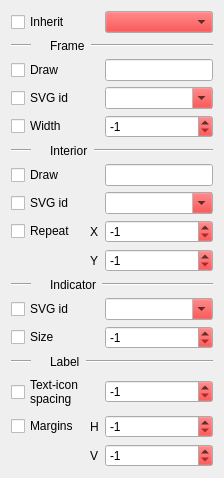
      <widget class="QWidget" name="shapePage">
       <property name="palette">
        <palette>
         <active>
          <colorrole role="Button">
           <brush brushstyle="SolidPattern">
            <color alpha="255">
             <red>255</red>
             <green>0</green>
             <blue>0</blue>
            </color>
           </brush>
          </colorrole>
         </active>
         <inactive>
          <colorrole role="Button">
           <brush brushstyle="SolidPattern">
            <color alpha="255">
             <red>255</red>
             <green>0</green>
             <blue>0</blue>
            </color>
           </brush>
          </colorrole>
         </inactive>
         <disabled>
          <colorrole role="Button">
           <brush brushstyle="SolidPattern">
            <color alpha="255">
             <red>255</red>
             <green>0</green>
             <blue>0</blue>
            </color>
           </brush>
          </colorrole>
         </disabled>
        </palette>
       </property>
       <attribute name="icon">
        <iconset resource="ThemeBuilderUIBase.qrc">
         <normaloff>:/icon/pixmaps/widget.png</normaloff>:/icon/pixmaps/widget.png</iconset>
       </attribute>
       <attribute name="title">
        <string>Shape</string>
       </attribute>
       <layout class="QGridLayout" name="gridLayout_7">
        <item row="4" column="2">
         <widget class="QComboBox" name="frameIdCombo">
          <property name="sizePolicy">
           <sizepolicy hsizetype="Minimum" vsizetype="Fixed">
            <horstretch>0</horstretch>
            <verstretch>0</verstretch>
           </sizepolicy>
          </property>
          <property name="editable">
           <bool>true</bool>
          </property>
          <property name="insertPolicy">
           <enum>QComboBox::InsertAlphabetically</enum>
          </property>
         </widget>
        </item>
        <item row="22" column="0">
         <widget class="QCheckBox" name="labelSpacingCb">
          <property name="text">
           <string>Text-icon
spacing</string>
          </property>
          <property name="tristate">
           <bool>true</bool>
          </property>
         </widget>
        </item>
        <item row="23" column="1">
         <widget class="QLabel" name="label">
          <property name="sizePolicy">
           <sizepolicy hsizetype="Maximum" vsizetype="Preferred">
            <horstretch>0</horstretch>
            <verstretch>0</verstretch>
           </sizepolicy>
          </property>
          <property name="text">
           <string>H</string>
          </property>
         </widget>
        </item>
        <item row="3" column="0">
         <widget class="QCheckBox" name="frameCb">
          <property name="text">
           <string>Draw</string>
          </property>
          <property name="tristate">
           <bool>true</bool>
          </property>
         </widget>
        </item>
        <item row="5" column="0">
         <widget class="QCheckBox" name="frameWidthCb">
          <property name="text">
           <string>Width</string>
          </property>
          <property name="tristate">
           <bool>true</bool>
          </property>
         </widget>
        </item>
        <item row="8" column="0">
         <widget class="QCheckBox" name="interiorIdCb">
          <property name="text">
           <string>SVG id</string>
          </property>
          <property name="tristate">
           <bool>true</bool>
          </property>
         </widget>
        </item>
        <item row="8" column="2">
         <widget class="QComboBox" name="interiorIdCombo">
          <property name="sizePolicy">
           <sizepolicy hsizetype="Minimum" vsizetype="Fixed">
            <horstretch>0</horstretch>
            <verstretch>0</verstretch>
           </sizepolicy>
          </property>
          <property name="editable">
           <bool>true</bool>
          </property>
          <property name="insertPolicy">
           <enum>QComboBox::InsertAlphabetically</enum>
          </property>
         </widget>
        </item>
        <item row="22" column="2">
         <widget class="QSpinBox" name="labelSpacingSpin">
          <property name="specialValueText">
           <string>&lt;inherit&gt;</string>
          </property>
          <property name="minimum">
           <number>-1</number>
          </property>
          <property name="value">
           <number>-1</number>
          </property>
         </widget>
        </item>
        <item row="19" column="0">
         <widget class="QCheckBox" name="indicatorIdCb">
          <property name="text">
           <string>SVG id</string>
          </property>
          <property name="tristate">
           <bool>true</bool>
          </property>
         </widget>
        </item>
        <item row="24" column="2">
         <widget class="QSpinBox" name="labelMarginVSpin">
          <property name="specialValueText">
           <string>&lt;inherit&gt;</string>
          </property>
          <property name="minimum">
           <number>-1</number>
          </property>
          <property name="value">
           <number>-1</number>
          </property>
         </widget>
        </item>
        <item row="4" column="0">
         <widget class="QCheckBox" name="frameIdCb">
          <property name="text">
           <string>SVG id</string>
          </property>
          <property name="tristate">
           <bool>true</bool>
          </property>
         </widget>
        </item>
        <item row="23" column="2">
         <widget class="QSpinBox" name="labelMarginHSpin">
          <property name="specialValueText">
           <string>&lt;inherit&gt;</string>
          </property>
          <property name="minimum">
           <number>-1</number>
          </property>
          <property name="value">
           <number>-1</number>
          </property>
         </widget>
        </item>
        <item row="24" column="1">
         <widget class="QLabel" name="label_2">
          <property name="sizePolicy">
           <sizepolicy hsizetype="Maximum" vsizetype="Preferred">
            <horstretch>0</horstretch>
            <verstretch>0</verstretch>
           </sizepolicy>
          </property>
          <property name="text">
           <string>V</string>
          </property>
         </widget>
        </item>
        <item row="15" column="2">
         <widget class="QSpinBox" name="interiorRepeatYSpin">
          <property name="specialValueText">
           <string>&lt;inherit&gt;</string>
          </property>
          <property name="minimum">
           <number>-1</number>
          </property>
          <property name="value">
           <number>-1</number>
          </property>
         </widget>
        </item>
        <item row="12" column="2">
         <widget class="QSpinBox" name="interiorRepeatXSpin">
          <property name="specialValueText">
           <string>&lt;inherit&gt;</string>
          </property>
          <property name="minimum">
           <number>-1</number>
          </property>
          <property name="value">
           <number>-1</number>
          </property>
         </widget>
        </item>
        <item row="19" column="2">
         <widget class="QComboBox" name="indicatorIdCombo">
          <property name="sizePolicy">
           <sizepolicy hsizetype="Minimum" vsizetype="Fixed">
            <horstretch>0</horstretch>
            <verstretch>0</verstretch>
           </sizepolicy>
          </property>
          <property name="editable">
           <bool>true</bool>
          </property>
          <property name="insertPolicy">
           <enum>QComboBox::InsertAlphabetically</enum>
          </property>
         </widget>
        </item>
        <item row="7" column="0">
         <widget class="QCheckBox" name="interiorCb">
          <property name="text">
           <string>Draw</string>
          </property>
          <property name="tristate">
           <bool>true</bool>
          </property>
         </widget>
        </item>
        <item row="3" column="2">
         <widget class="QLineEdit" name="frameEdit">
          <property name="readOnly">
           <bool>true</bool>
          </property>
         </widget>
        </item>
        <item row="23" column="0">
         <widget class="QCheckBox" name="labelMarginCb">
          <property name="text">
           <string>Margins</string>
          </property>
          <property name="tristate">
           <bool>true</bool>
          </property>
         </widget>
        </item>
        <item row="20" column="0">
         <widget class="QCheckBox" name="indicatorSizeCb">
          <property name="text">
           <string>Size</string>
          </property>
          <property name="tristate">
           <bool>true</bool>
          </property>
         </widget>
        </item>
        <item row="20" column="2">
         <widget class="QSpinBox" name="indicatorSizeSpin">
          <property name="specialValueText">
           <string>&lt;inherit&gt;</string>
          </property>
          <property name="minimum">
           <number>-1</number>
          </property>
          <property name="value">
           <number>-1</number>
          </property>
         </widget>
        </item>
        <item row="1" column="0">
         <widget class="QCheckBox" name="inheritCb">
          <property name="text">
           <string>Inherit</string>
          </property>
         </widget>
        </item>
        <item row="1" column="2">
         <widget class="QComboBox" name="inheritCombo">
          <property name="sizePolicy">
           <sizepolicy hsizetype="Minimum" vsizetype="Fixed">
            <horstretch>0</horstretch>
            <verstretch>0</verstretch>
           </sizepolicy>
          </property>
         </widget>
        </item>
        <item row="12" column="0">
         <widget class="QCheckBox" name="interiorRepeatCb">
          <property name="text">
           <string>Repeat</string>
          </property>
          <property name="tristate">
           <bool>true</bool>
          </property>
         </widget>
        </item>
        <item row="26" column="0" colspan="3">
         <spacer name="verticalSpacer_4">
          <property name="orientation">
           <enum>Qt::Vertical</enum>
          </property>
          <property name="sizeHint" stdset="0">
           <size>
            <width>20</width>
            <height>0</height>
           </size>
          </property>
         </spacer>
        </item>
        <item row="7" column="2">
         <widget class="QLineEdit" name="interiorEdit">
          <property name="readOnly">
           <bool>true</bool>
          </property>
         </widget>
        </item>
        <item row="15" column="1">
         <widget class="QLabel" name="label_12">
          <property name="sizePolicy">
           <sizepolicy hsizetype="Maximum" vsizetype="Preferred">
            <horstretch>0</horstretch>
            <verstretch>0</verstretch>
           </sizepolicy>
          </property>
          <property name="text">
           <string>Y</string>
          </property>
         </widget>
        </item>
        <item row="12" column="1">
         <widget class="QLabel" name="label_6">
          <property name="sizePolicy">
           <sizepolicy hsizetype="Maximum" vsizetype="Preferred">
            <horstretch>0</horstretch>
            <verstretch>0</verstretch>
           </sizepolicy>
          </property>
          <property name="text">
           <string>X</string>
          </property>
         </widget>
        </item>
        <item row="21" column="0" colspan="3">
         <layout class="QGridLayout" name="gridLayout_21">
          <item row="0" column="1">
           <widget class="QLabel" name="label_17">
            <property name="sizePolicy">
             <sizepolicy hsizetype="Maximum" vsizetype="Preferred">
              <horstretch>0</horstretch>
              <verstretch>0</verstretch>
             </sizepolicy>
            </property>
            <property name="pixmap">
             <pixmap resource="ThemeBuilderUIBase.qrc">:/icon/pixmaps/hslider.png</pixmap>
            </property>
           </widget>
          </item>
          <item row="0" column="2">
           <widget class="QLabel" name="label_18">
            <property name="sizePolicy">
             <sizepolicy hsizetype="Maximum" vsizetype="Preferred">
              <horstretch>0</horstretch>
              <verstretch>0</verstretch>
             </sizepolicy>
            </property>
            <property name="text">
             <string>Label</string>
            </property>
           </widget>
          </item>
          <item row="0" column="3">
           <widget class="Line" name="line_8">
            <property name="orientation">
             <enum>Qt::Horizontal</enum>
            </property>
           </widget>
          </item>
          <item row="0" column="0">
           <widget class="Line" name="line_9">
            <property name="minimumSize">
             <size>
              <width>20</width>
              <height>0</height>
             </size>
            </property>
            <property name="maximumSize">
             <size>
              <width>20</width>
              <height>16777215</height>
             </size>
            </property>
            <property name="orientation">
             <enum>Qt::Horizontal</enum>
            </property>
           </widget>
          </item>
         </layout>
        </item>
        <item row="18" column="0" colspan="3">
         <layout class="QGridLayout" name="gridLayout_20">
          <item row="0" column="1">
           <widget class="QLabel" name="label_15">
            <property name="sizePolicy">
             <sizepolicy hsizetype="Maximum" vsizetype="Preferred">
              <horstretch>0</horstretch>
              <verstretch>0</verstretch>
             </sizepolicy>
            </property>
            <property name="pixmap">
             <pixmap resource="ThemeBuilderUIBase.qrc">:/icon/pixmaps/hslider.png</pixmap>
            </property>
           </widget>
          </item>
          <item row="0" column="2">
           <widget class="QLabel" name="label_16">
            <property name="sizePolicy">
             <sizepolicy hsizetype="Maximum" vsizetype="Preferred">
              <horstretch>0</horstretch>
              <verstretch>0</verstretch>
             </sizepolicy>
            </property>
            <property name="text">
             <string>Indicator</string>
            </property>
           </widget>
          </item>
          <item row="0" column="3">
           <widget class="Line" name="line_6">
            <property name="orientation">
             <enum>Qt::Horizontal</enum>
            </property>
           </widget>
          </item>
          <item row="0" column="0">
           <widget class="Line" name="line_7">
            <property name="minimumSize">
             <size>
              <width>20</width>
              <height>0</height>
             </size>
            </property>
            <property name="maximumSize">
             <size>
              <width>20</width>
              <height>16777215</height>
             </size>
            </property>
            <property name="orientation">
             <enum>Qt::Horizontal</enum>
            </property>
           </widget>
          </item>
         </layout>
        </item>
        <item row="6" column="0" colspan="3">
         <layout class="QGridLayout" name="gridLayout_17">
          <item row="0" column="1">
           <widget class="QLabel" name="label_9">
            <property name="sizePolicy">
             <sizepolicy hsizetype="Maximum" vsizetype="Preferred">
              <horstretch>0</horstretch>
              <verstretch>0</verstretch>
             </sizepolicy>
            </property>
            <property name="pixmap">
             <pixmap resource="ThemeBuilderUIBase.qrc">:/icon/pixmaps/hslider.png</pixmap>
            </property>
           </widget>
          </item>
          <item row="0" column="2">
           <widget class="QLabel" name="label_10">
            <property name="sizePolicy">
             <sizepolicy hsizetype="Maximum" vsizetype="Preferred">
              <horstretch>0</horstretch>
              <verstretch>0</verstretch>
             </sizepolicy>
            </property>
            <property name="text">
             <string>Interior</string>
            </property>
           </widget>
          </item>
          <item row="0" column="3">
           <widget class="Line" name="line_2">
            <property name="orientation">
             <enum>Qt::Horizontal</enum>
            </property>
           </widget>
          </item>
          <item row="0" column="0">
           <widget class="Line" name="line_5">
            <property name="minimumSize">
             <size>
              <width>20</width>
              <height>0</height>
             </size>
            </property>
            <property name="maximumSize">
             <size>
              <width>20</width>
              <height>16777215</height>
             </size>
            </property>
            <property name="orientation">
             <enum>Qt::Horizontal</enum>
            </property>
           </widget>
          </item>
         </layout>
        </item>
        <item row="5" column="2">
         <widget class="QSpinBox" name="frameWidthSpin">
          <property name="specialValueText">
           <string>&lt;inherit&gt;</string>
          </property>
          <property name="minimum">
           <number>-1</number>
          </property>
          <property name="value">
           <number>-1</number>
          </property>
         </widget>
        </item>
        <item row="2" column="0" colspan="3">
         <layout class="QGridLayout" name="gridLayout_16">
          <item row="0" column="1">
           <widget class="QLabel" name="label_7">
            <property name="sizePolicy">
             <sizepolicy hsizetype="Maximum" vsizetype="Preferred">
              <horstretch>0</horstretch>
              <verstretch>0</verstretch>
             </sizepolicy>
            </property>
            <property name="pixmap">
             <pixmap resource="ThemeBuilderUIBase.qrc">:/icon/pixmaps/hslider.png</pixmap>
            </property>
           </widget>
          </item>
          <item row="0" column="2">
           <widget class="QLabel" name="label_8">
            <property name="sizePolicy">
             <sizepolicy hsizetype="Maximum" vsizetype="Preferred">
              <horstretch>0</horstretch>
              <verstretch>0</verstretch>
             </sizepolicy>
            </property>
            <property name="text">
             <string>Frame</string>
            </property>
           </widget>
          </item>
          <item row="0" column="3">
           <widget class="Line" name="line">
            <property name="orientation">
             <enum>Qt::Horizontal</enum>
            </property>
           </widget>
          </item>
          <item row="0" column="0">
           <widget class="Line" name="line_3">
            <property name="minimumSize">
             <size>
              <width>20</width>
              <height>0</height>
             </size>
            </property>
            <property name="maximumSize">
             <size>
              <width>20</width>
              <height>16777215</height>
             </size>
            </property>
            <property name="orientation">
             <enum>Qt::Horizontal</enum>
            </property>
           </widget>
          </item>
         </layout>
        </item>
       </layout>
      </widget>
